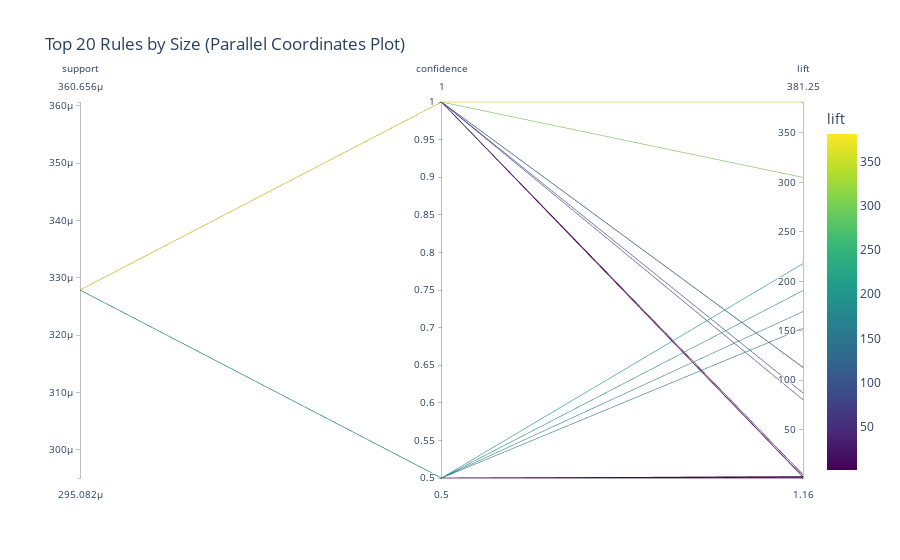

The code cell stored with this chart in its notebook:
### Code cell
# Filter the top 20 rules by size
rules['rule_size'] = rules['lhs_size'] + rules['rhs_size']
top_rules = rules.nlargest(20, 'rule_size')

# Prepare data for plotting
top_rules['lhs'] = top_rules['antecedents'].apply(lambda x: ', '.join(list(x)))
top_rules['rhs'] = top_rules['consequents'].apply(lambda x: ', '.join(list(x)))

# Parallel coordinates plot using Plotly
fig = px.parallel_coordinates(
    top_rules,
    dimensions=['lhs', 'rhs', 'support', 'confidence', 'lift'],
    color='lift',
    color_continuous_scale=px.colors.sequential.Viridis,
    title='Top 20 Rules by Size (Parallel Coordinates Plot)'
)

fig.show()

### Figure 1 — Plotly figure (JSON) as saved in the notebook; plotly's stock layout.template omitted (floating-point values rounded to 4 significant figures)
{"data": [{"dimensions": [{"label": "support", "values": [0.0003279, 0.0003279, 0.0003279, 0.0003279, 0.0003279, 0.0003279, 0.0003279, 0.0003279, 0.0003279, 0.0003279, 0.0003279, 0.0003279, 0.0003279, 0.0003279, 0.0003279, 0.0003279, 0.0003279, 0.0003279, 0.0003279, 0.0003279]}, {"label": "confidence", "values": [1, 1, 1, 0.5, 0.5, 1, 0.5, 1, 1, 0.5, 0.5, 0.5, 0.5, 0.5, 0.5, 1, 1, 1, 0.5, 0.5]}, {"label": "lift", "values": [113.0, 2.423, 80.26, 1.263, 1.18, 2.249, 1.159, 113.0, 87.14, 152.5, 2.563, 190.6, 217.9, 2.585, 169.4, 381.2, 4.566, 305, 2.448, 1.717]}], "domain": {"x": [0, 1], "y": [0, 1]}, "line": {"color": [113.0, 2.423, 80.26, 1.263, 1.18, 2.249, 1.159, 113.0, 87.14, 152.5, 2.563, 190.6, 217.9, 2.585, 169.4, 381.2, 4.566, 305, 2.448, 1.717], "coloraxis": "coloraxis"}, "name": "", "type": "parcoords"}], "layout": {"coloraxis": {"colorbar": {"title": {"text": "lift"}}, "colorscale": [[0, "#440154"], [0.1111, "#482878"], [0.2222, "#3e4989"], [0.3333, "#31688e"], [0.4444, "#26828e"], [0.5556, "#1f9e89"], [0.6667, "#35b779"], [0.7778, "#6ece58"], [0.8889, "#b5de2b"], [1, "#fde725"]]}, "legend": {"tracegroupgap": 0}, "title": {"text": "Top 20 Rules by Size (Parallel Coordinates Plot)"}}}
